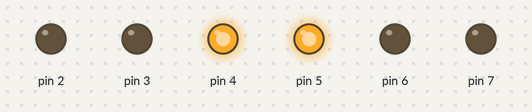
The sketch below on a simulated Arduino Uno, built with avr-gcc and run on an emulated ATmega328P. Parts: output pins drawn as LEDs (lit = HIGH).

Above: at 3.4 s.
At 3.8 s:
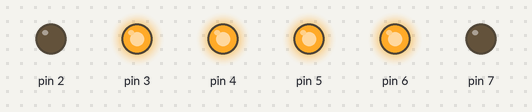
At 4.2 s:
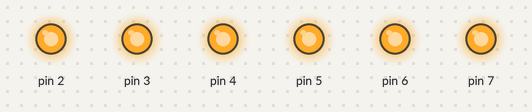
At 5.4 s:
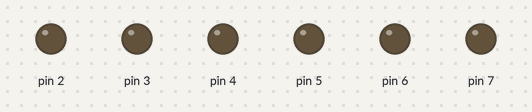
At 6.6 s:
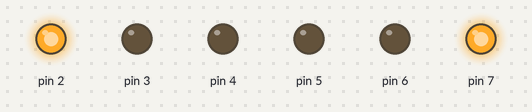
At 8.2 s:
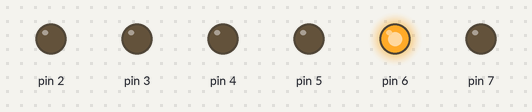
Timing chart, 0 to 12.0 s (numbered marks = the images above):
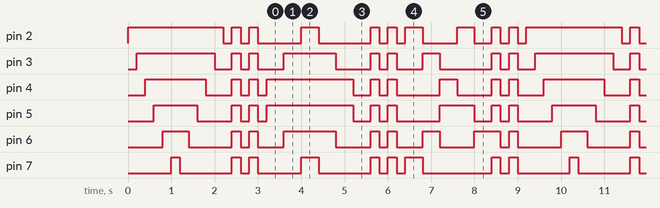

The sketch:

Water_light.ino
```cpp
//connect with pin 2 to pin 7.
void style_1(void)
{
  unsigned char j;
  for(j=2;j<=7;j++)
  {
    digitalWrite(j,HIGH);
    delay(200);
  }
  for(j=7;j>=2;j--)
  {
    digitalWrite(j,LOW);
    delay(200);
  }
}

void flash(void)
{
  unsigned char j,k;
  for(k=0;k<=1;k++)
  {
    for(j=2;j<=7;j++)
      digitalWrite(j,HIGH);
    delay(200);
    for(j=2;j<=7;j++)
      digitalWrite(j,LOW);
    delay(200);
  }
}

void style_2(void)
{
  unsigned char j,k;
  k=1;
  for(j=4;j>=2;j--)
  {
    digitalWrite(j,HIGH);
    digitalWrite(j+k,HIGH);
    delay(400);
    k +=2;
  }
  k=5;
  for(j=2;j<=4;j++)
  {
    digitalWrite(j,LOW);
    digitalWrite(j+k,LOW);
    delay(400);
    k -=2;
  }
}

void style_3(void)
{
  unsigned char j,k;
  k=5;
  for(j=2;j<=4;j++)
  {
    digitalWrite(j,HIGH);
    digitalWrite(j+k,HIGH);
    delay(400);
    digitalWrite(j,LOW);
    digitalWrite(j+k,LOW);
    k -=2;
  }
  k=3;
  for(j=2;j>=1;j--)
  {
    digitalWrite(j,HIGH);
    digitalWrite(j+k,HIGH);
    delay(400);
    digitalWrite(j,LOW);
    digitalWrite(j+k,LOW);
    k +=2;
  }
}
void setup()
{
  unsigned char i;
  for(i=2;i<=7;i++)
    pinMode(i,OUTPUT);
}
void loop()
{
  style_1();
  flash();
  style_2();
  flash();
  style_3();
  flash();
}
```

Measured:
- by itself, pin 2: repeats every 9.2 s: 2 × (LOW 0.20 s, HIGH 0.20 s), LOW 1.0 s, HIGH 0.40 s, LOW 1.2 s, 2 × (HIGH 0.20 s, LOW 0.20 s), HIGH 0.40 s, LOW 0.80 s, HIGH 0.40 s, LOW 0.40 s, 2 × (HIGH 0.20 s, LOW 0.20 s), HIGH 2.2 s
- by itself, pin 7: repeats every 9.2 s: LOW 1.2 s, HIGH 0.20 s, LOW 0.20 s, HIGH 0.20 s, LOW 1.0 s, HIGH 0.40 s, LOW 1.2 s, 2 × (HIGH 0.20 s, LOW 0.20 s), HIGH 0.40 s, LOW 1.6 s, HIGH 0.20 s, LOW 0.20 s, HIGH 0.20 s, LOW 1.2 s, HIGH 0.20 s
- by itself, everything shown: repeats every 9.2 s, in 35 steps
